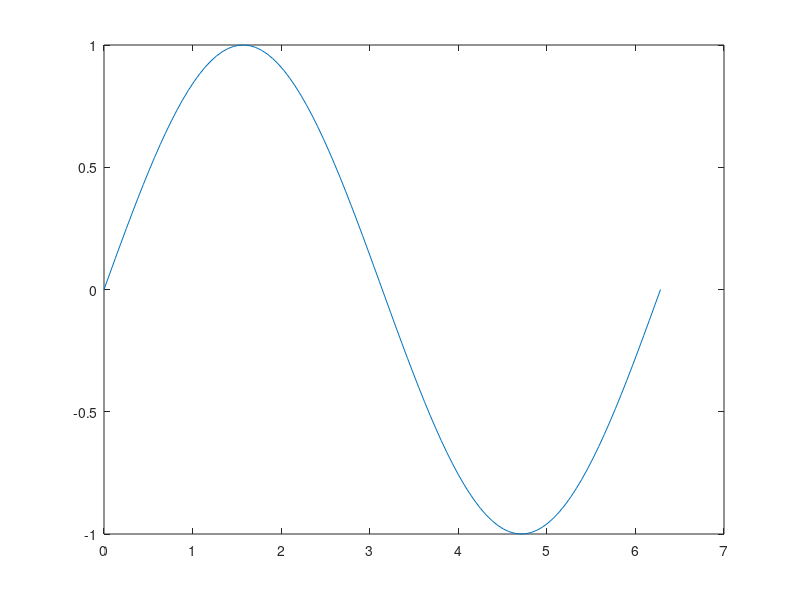
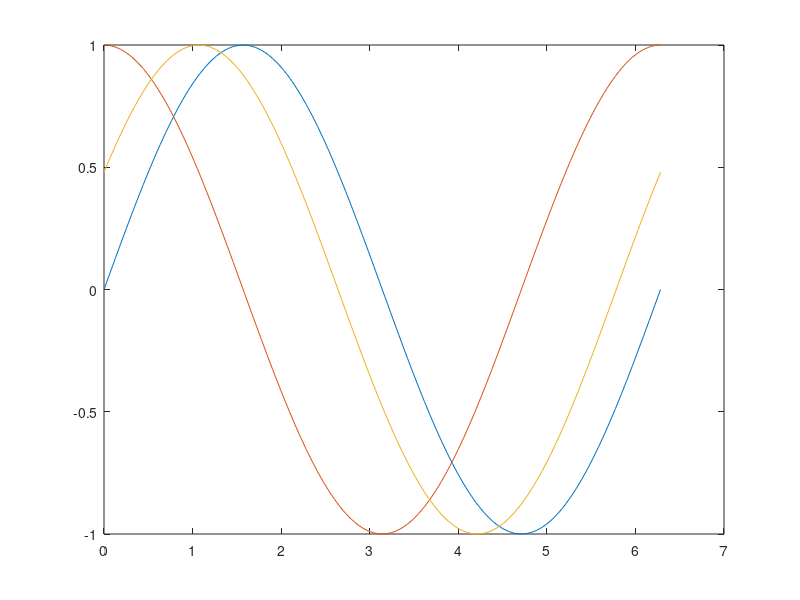
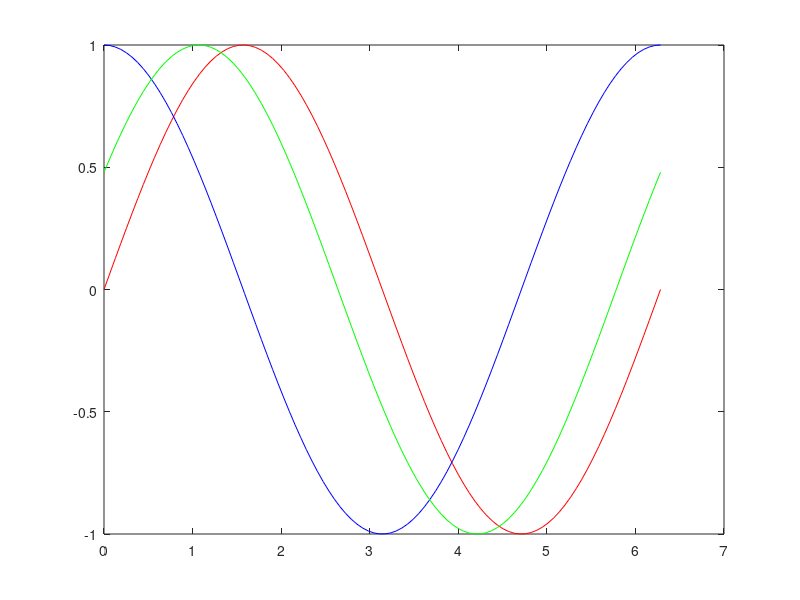

These charts were generated, in order, by the following MATLAB code:
clear
clc

% Range
% x = 1 : 5

x = linspace(0,2*pi,100);
y1 = sin(x);
y2 = cos(x);
y3 = sin(x + 0.5); % Geser ke kanan 0.5

% Single Lines
figure(1);
plot(x,y1);

% Membaca Perubahan Grafik
% Multi Lines 1
figure(2);
plot(x,y1,x,y2,x,y3) % Membuat Grafik 3 Koordinat

% Multi Lines 2 dengan perintah warna sesuai Keinginan
figure(3);
plot(x,y1,'r',x,y2,'b',x,y3,'g') 

% Figure fungsinya membuat 2 buah grafik di dalam 1 Program yang sama
% r = red, y = yellow, g = green -- Kode warna
